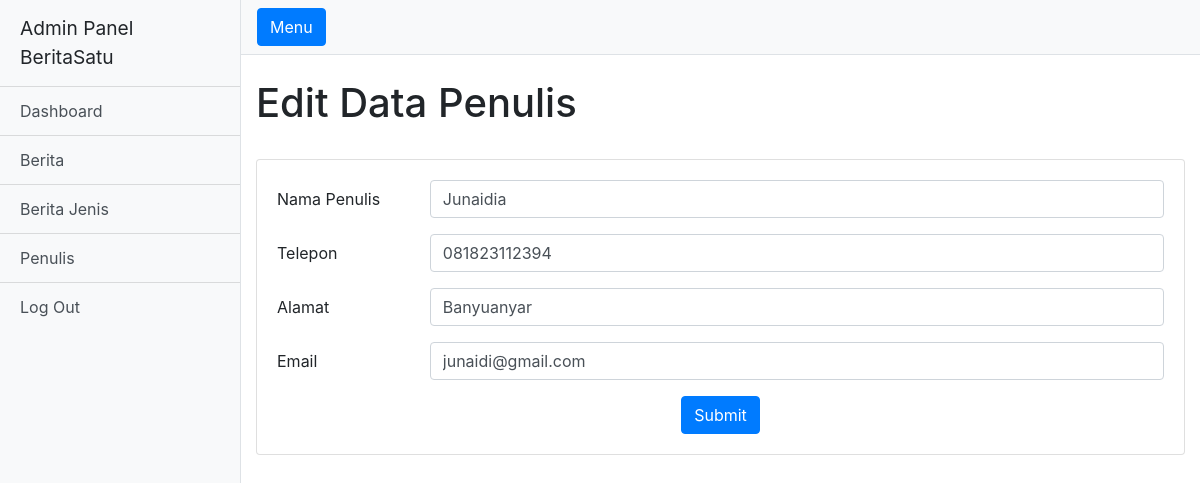
Screenshot of /admin/penulis/form-edit.php?id=2 with the database file from the repository.
### tables this page shows
CREATE TABLE `penulis` (
  `id` int(11) NOT NULL,
  `nama` varchar(100) NOT NULL,
  `telepon` varchar(13) DEFAULT NULL,
  `alamat` varchar(150) DEFAULT NULL,
  `email` varchar(45) DEFAULT NULL
);

### admin/penulis/form-edit.php (the view, shortened to what this page needs)
<?php
	include '../../config/koneksi.php';
	$id 		= $_GET['id'];
	$penulis	= mysqli_query($koneksi, "SELECT * FROM penulis where id='$id'");
	$row 		= mysqli_fetch_array($penulis);
	?>
<!DOCTYPE html>
<html lang="en">
 <head>
  <link href="../../vendor/bootstrap/css/bootstrap.min.css" rel="stylesheet">
  <link href="../../css/simple-sidebar.css" rel="stylesheet">
</head>
<body>
  <div class="d-flex" id="wrapper">
    <div class="bg-light border-right" id="sidebar-wrapper">
      <div class="sidebar-heading">Admin Panel BeritaSatu </div>
      <div class="list-group list-group-flush">
        <a href="../index.php" class="list-group-item list-group-item-action bg-light">Dashboard</a>
        <a href="../berita/index.php" class="list-group-item list-group-item-action bg-light">Berita</a>
        <a href="../berita-jenis/index.php" class="list-group-item list-group-item-action bg-light">Berita Jenis</a>
        <a href="../penulis/index.php" class="list-group-item list-group-item-action bg-light">Penulis</a>
        <a href="../login/logout.php" class="list-group-item list-group-item-action bg-light">Log Out</a>
      </div>
    </div>
    <div id="page-content-wrapper">
      <nav class="navbar navbar-expand-lg navbar-light bg-light border-bottom">
        <button class="btn btn-primary" id="menu-toggle">Menu</button>
      </nav>
      <div class="container-fluid">
        <div class="row">
          <div class="col-md">
            <h1 class="mt-4">Edit Data Penulis</h1>
              <br>
            	<div class="card">
				<div class="card-body">
					<form action="edit.php" method="post">
						<div class="form-group row">
							<label for="inputName" class="col-sm-2 col-form-label">Nama Penulis</label>
							<div class="col-sm-10">
								<input type="text" class="form-control" value="<?php echo $row['nama']; ?>" name="nama" required="required">
							</div>
						</div>
						<div class="form-group row">
							<label for="inputTelepon" class="col-sm-2 col-form-label">Telepon</label>
							<div class="col-sm-10">
								<input type="text" class="form-control" value="<?php echo $row['telepon']; ?>" name="telepon" required="required">
							</div>
						</div>
						<div class="form-group row">
							<label for="inputAlamat" class="col-sm-2 col-form-label">Alamat</label>
							<div class="col-sm-10">
								<input type="text" class="form-control" value="<?php echo $row['alamat']; ?>" name="alamat" required="required">
							</div>
						</div>
						<div class="form-group row">
							<label for="inputEmail" class="col-sm-2 col-form-label">Email</label>
							<div class="col-sm-10">
								<input type="text" class="form-control" value="<?php echo $row['email']; ?>" name="email" required="required">
							</div>
						</div>
						<center>
						<button class="btn btn-primary">Submit</button>
					</center>
					</form>
				</div>
			</div>
            </div>
            </div>
          </div>
        </div>
      </div>
</body>
</html>

### css/simple-sidebar.css (style rules this page uses)
body { overflow-x: hidden; }
#sidebar-wrapper { min-height: 100vh; margin-left: -15rem; -webkit-transition: margin .25s ease-out; -moz-transition: margin .25s ease-out; -o-transition: margin .25s ease-out; transition: margin .25s ease-out; }
#sidebar-wrapper .sidebar-heading { padding: 0.875rem 1.25rem; font-size: 1.2rem; }
#sidebar-wrapper .list-group { width: 15rem; }
#page-content-wrapper { min-width: 100vw; }
@media (min-width: 768px) { #sidebar-wrapper { margin-left: 0; } }
@media (min-width: 768px) { #page-content-wrapper { min-width: 0; width: 100%; } }

### rows the page displays
penulis: nama "Junaidia", telepon "081823112394", alamat "Banyuanyar", email "junaidi@gmail.com"
